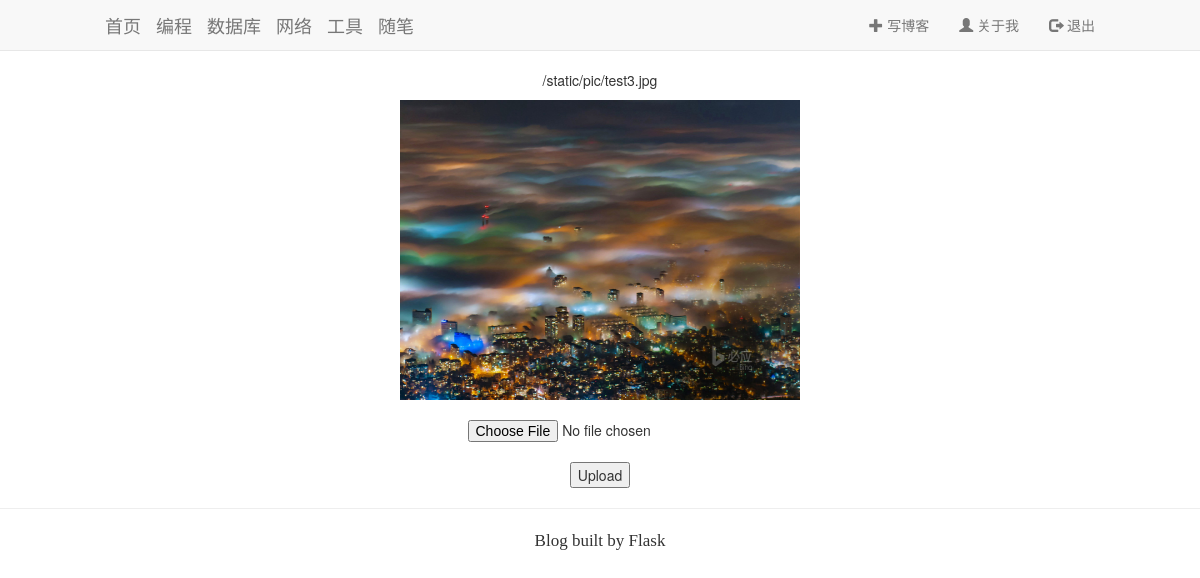
/uploaded_file/23 (signed in), run on the app's committed database.
### app/models.py (models this page shows, shortened)
class Post(db.Model):
    __tablename__ = 'posts'
    id = db.Column(db.Integer, primary_key=True)
    head_pic = db.Column(db.Text, default='/static/pic/test3.jpg')
    body_pic = db.Column(db.Text)
    title = db.Column(db.Text)
    body = db.Column(db.Text)
    abstract = db.Column(db.Text)
    tag = db.Column(db.Text)
    timestamp = db.Column(db.DateTime, index=True, default=datetime.utcnow)
    comments = db.relationship('Comment', backref='role')

### app/main/view.py (the view, shortened to what this page needs)
@main.route('/uploaded_file/<id>', methods=['GET', 'POST'])
@login_required
def uploaded_file(id):
    post = Post.query.filter_by(id=id).first()
    p = post.head_pic
    return render_template('theme_pic.html', filenam=p, id=id)

### app/main/view.py (called while the page is built)
@login_manager.user_loader
def load_user(user_id):
    return Admin.query.get(int(user_id))

### app/templates/theme_pic.html (shortened to what this page needs)
<!DOCTYPE html>
{% extends "base.html" %}
{% block body %}
<body>
<div class="container">
    <div class="row" align="center">
        <p>{{ filenam }}</p>
        <img src= "{{ filenam }}" width="400" height="300"><br><br>
        <form action="" method=post enctype=multipart/form-data>
             <input type=file name=file><br>
             <input type=submit value=Upload>
        </form>
    </div>
</div>
</body>
{% endblock %}

### app/static/css/customization.css (style rules this page uses)
body { padding-top: 70px; }
.container { padding-right: 90px; padding-left: 90px; margin-right: auto; margin-left: auto; }

### data on the page
Post: head_pic "/static/pic/test3.jpg", head_pic (picture)
